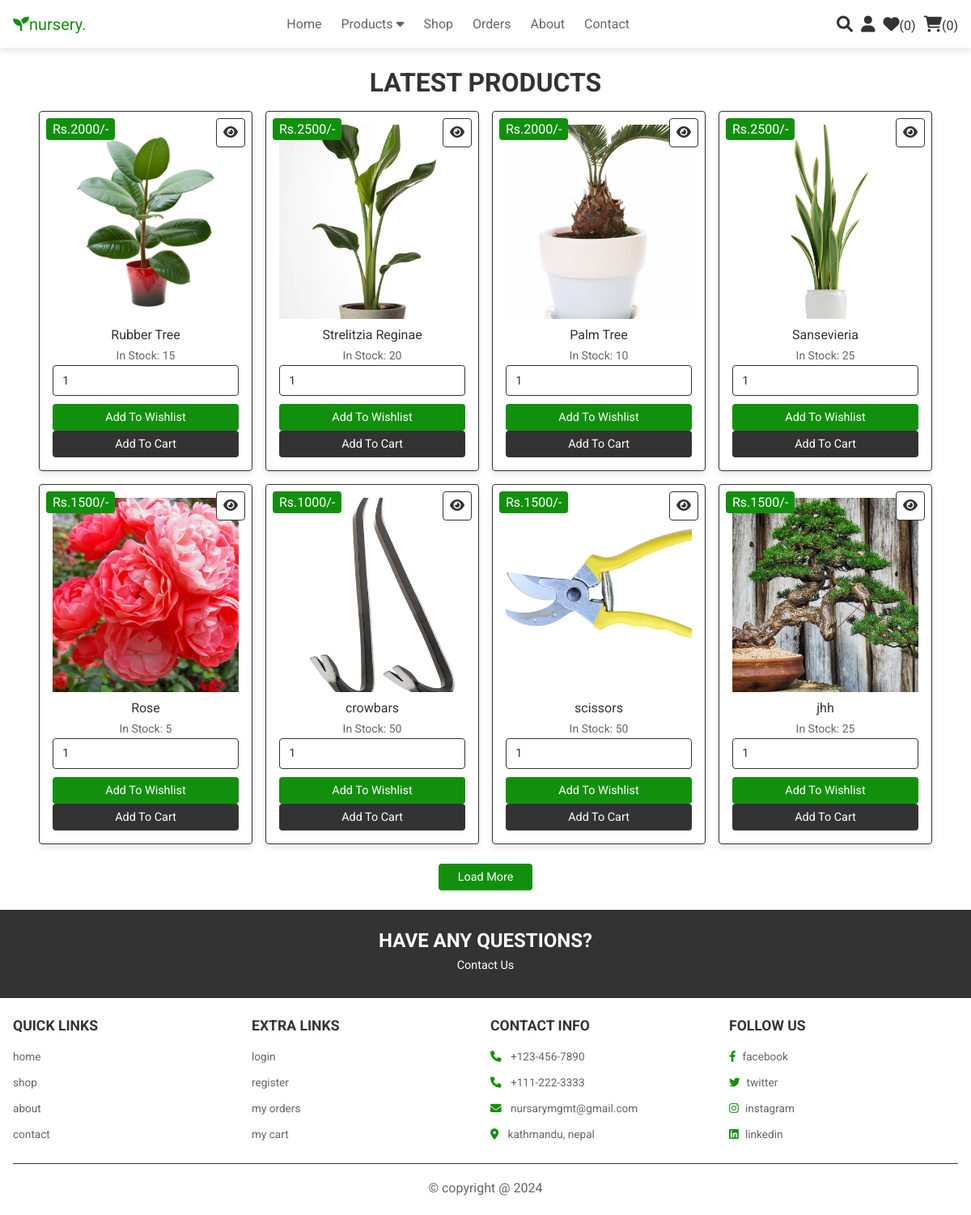
The app's page /home.php with its own data.
### tables this page shows
CREATE TABLE `products` (
  `id` int(100) NOT NULL,
  `name` varchar(100) NOT NULL,
  `category` varchar(100) NOT NULL,
  `details` varchar(500) NOT NULL,
  `price` int(100) NOT NULL,
  `stock_quantity` int(255) NOT NULL,
  `image` varchar(100) NOT NULL
);

### home.php (the view, shortened to what this page needs)
<?php
@include 'config.php';
?>
<!DOCTYPE html>
<html lang="en">
<head>
   <link rel="stylesheet" href="https://cdnjs.cloudflare.com/ajax/libs/font-awesome/6.0.0/css/all.min.css">
   <link rel="stylesheet" href="css/style.css">
</head>
<body>
   <?php @include 'header.php'; ?>
   <section class="products">
      <h1 class="title">latest products</h1>
      <div class="box-container">
         <?php
         $select_products = mysqli_query($conn, "SELECT * FROM `products`") or die('query failed');
         if (mysqli_num_rows($select_products) > 0) {
            while ($fetch_products = mysqli_fetch_assoc($select_products)) {
               $product_id = $fetch_products['id'];
               $product_name = $fetch_products['name'];
               $product_price = $fetch_products['price'];
               $product_image = $fetch_products['image'];
               $stock_quantity = $fetch_products['stock_quantity'];
               $out_of_stock = $stock_quantity <= 0;
         ?>
               <form action="" method="POST" class="box">
                  <a href="view_page.php?pid=<?php echo $product_id; ?>" class="fas fa-eye"></a>
                  <div class="price">Rs.<?php echo $product_price; ?>/-</div>
                  <img src="uploaded_img/<?php echo $product_image; ?>" alt="" class="image">
                  <div class="name"><?php echo $product_name; ?></div>
                  <p class="stock-quantity">In Stock: <?php echo $stock_quantity; ?></p>
                  <input type="number" name="product_quantity" value="1" min="1" max="<?php echo $stock_quantity; ?>" class="qty">
                  <?php if ($out_of_stock) { ?>
                     <p class="out-of-stock">Out of Stock</p>
                  <?php } else { ?>
                     <input type="submit" value="add to wishlist" name="add_to_wishlist" class="option-btn">
                     <input type="submit" value="add to cart" name="add_to_cart" class="btn">
                  <?php } ?>
               </form>
         <?php
            }
         } else {
            echo '<p class="empty">no products added yet!</p>';
         }
         ?>
      </div>
      <div class="more-btn">
         <a href="shop.php" class="option-btn">load more</a>
      </div>
   </section>
   <section class="home-contact">
      <div class="content">
         <h3>have any questions?</h3>
         <a href="contact.php" class="btn">contact us</a>
      </div>
   </section>
   <?php @include 'footer.php'; ?>
</body>
</html>

### header.php (shortened to what this page needs)
<header class="header">
    <div class="flex">
        <a href="home.php" class="logo"><i class="fa-solid fa-seedling"></i>nursery.</a>
        <nav class="navbar">
            <ul>
                <li><a href="home.php">home</a></li>
                <li><a href="#">products <i class="fa-solid fa-caret-down"></i></a>
                </li>
                <li><a href="shop.php">shop</a></li>
                <li><a href="orders.php">orders</a></li>
                <li><a href="about.php">about</a></li>
                <li><a href="contact.php">contact</a></li>
            </ul>
        </nav>
        <div class="icons">
            <a href="search_page.php" class="fas fa-search"></a>
            <div id="user-btn" class="fas fa-user"></div>
            <?php
            $select_wishlist_count = mysqli_query($conn, "SELECT * FROM `wishlist` WHERE user_id = '{$_SESSION['user_id']}'") or die('query failed');
            $wishlist_num_rows = mysqli_num_rows($select_wishlist_count);
            ?>
            <a href="wishlist.php"><i class="fas fa-heart"></i><span>(<?php echo $wishlist_num_rows; ?>)</span></a>
            <?php
            $select_cart_count = mysqli_query($conn, "SELECT * FROM `cart`") or die('query failed');
            $cart_num_rows = mysqli_num_rows($select_cart_count);
            ?>
            <a href="cart.php"><i class="fas fa-shopping-cart"></i><span>(<?php echo $cart_num_rows; ?>)</span></a>
        </div>
    </div>
</header>

### footer.php
<section class="footer">
    <div class="box-container">
        <div class="box">
            <h3>quick links</h3>
            <a href="home.php">home</a>
            <a href="shop.php">shop</a>
            <a href="about.php">about</a>
            <a href="contact.php">contact</a>
        </div>
        <div class="box">
            <h3>extra links</h3>
            <a href="login.php">login</a>
            <a href="register.php">register</a>
            <a href="orders.php">my orders</a>
            <a href="cart.php">my cart</a>
        </div>
        <div class="box">
            <h3>contact info</h3>
            <p> <i class="fas fa-phone"></i> +123-456-7890 </p>
            <p> <i class="fas fa-phone"></i> +111-222-3333 </p>
            <p> <i class="fas fa-envelope"></i> nursarymgmt@gmail.com </p>
            <p> <i class="fas fa-map-marker-alt"></i> kathmandu, nepal</p>
        </div>
        <div class="box">
            <h3>follow us</h3>
            <a href="#"><i class="fab fa-facebook-f"></i>facebook</a>
            <a href="#"><i class="fab fa-twitter"></i>twitter</a>
            <a href="#"><i class="fab fa-instagram"></i>instagram</a>
            <a href="#"><i class="fab fa-linkedin"></i>linkedin</a>
        </div>
    </div>
    <div class="credit">&copy; copyright @ <?php echo date('Y'); ?>  </div>
</section>

### records on screen
products: price "2000", image (picture), name "Rubber Tree", stock_quantity "15"
products: price "2500", image (picture), name "Strelitzia Reginae", stock_quantity "20"
products: price "2000", image (picture), name "Palm Tree", stock_quantity "10"
products: price "2500", image (picture), name "Sansevieria", stock_quantity "25"
products: price "1500", image (picture), name "Rose", stock_quantity "5"
products: price "1000", image (picture), name "crowbars", stock_quantity "50"
products: price "1500", image (picture), name "scissors", stock_quantity "50"
products: price "1500", image (picture), name "jhh", stock_quantity "25"

### other values on screen
$wishlist_num_rows "0"
$cart_num_rows "0"
